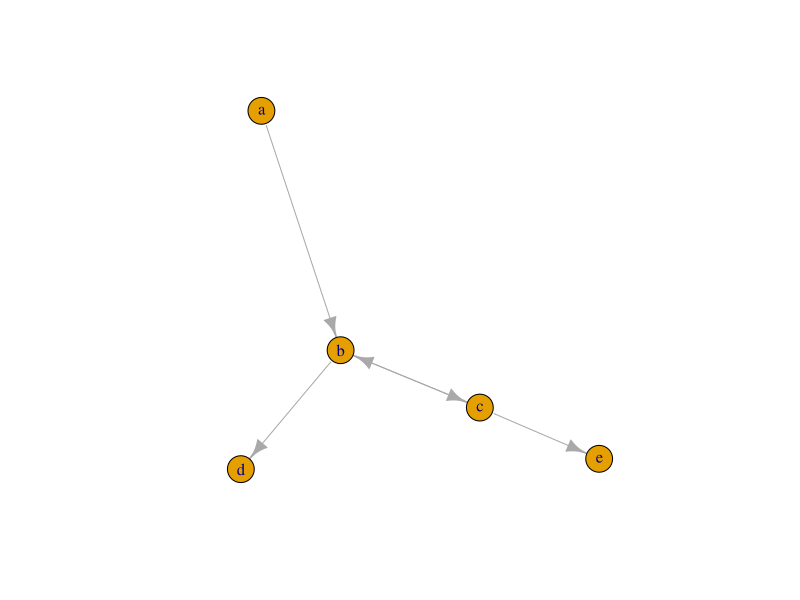

Recreate this plot in R.
## ---- chunk 1
library(igraph)
## ---- chunk 2
g <- make_empty_graph(directed = T) +
  vertices(c('a', 'b', 'c', 'd', 'e'),
           type = "letter",
           order = c(1, 2, 3, 4, 5)) +
  edges(c('a', 'b',
          'b', 'c',
          'b', 'd',
          'c', 'b',
          'c', 'e'),
        type = "distance",
        weight = c(1, 1, 2, 1, 2))
## ---- chunk 3
g
## ---- chunk 4
set.seed(1234)
plot(g)
## ---- chunk 5
src <- c('a', 'b', 'b', 'c', 'c')
tgt <- c('b', 'c', 'd', 'b', 'e')
wgt <- c(1, 1, 2, 1, 2)
matData <- matrix(0, nrow = 5, ncol = 5, dimnames = list(letters[1:5], letters[1:5]))

sapply(seq_along(src), function(i){
  matData[src[i], tgt[i]] <<- wgt[i]
})

matData

g <- graph_from_adjacency_matrix(matData, mode = 'directed', weighted = 'distance') 

g
## ---- chunk 6
as_adjacency_matrix(g)
as_adjacency_matrix(g, attr = 'distance')
## ---- chunk 7
node_list <- data.frame(
  name = c('a', 'b', 'c', 'd', 'e'),
  type = "letter",
  order = c(1, 2, 3, 4, 5)
)

edge_list <- data.frame(
  source = c('a', 'b', 'b', 'c', 'c'),
  target = c('b', 'c', 'd', 'b', 'e'),
  type = 'distance',
  weight = c(1, 1, 2, 1, 2)
)
g <- graph_from_data_frame(d = edge_list, 
                           directed = T,
                           vertices = node_list)
## ---- chunk 8
g
## ---- chunk 9
as_data_frame(g, 'both')
## ---- chunk 10
V(g)
## ---- chunk 11
V(g)[3]
## ---- chunk 12
V(g)['c']
## ---- chunk 13
V(g)[['c']]
## ---- chunk 14
V(g)['c']$order 
## ---- chunk 15
V(g)['c']$order <- 1

#vcount provides the number of vertices in a graph
V(g)[[1:vcount(g)]]
## ---- chunk 16
V(g)[[c('c', 'e')]]
## ---- chunk 17
V(g)[[order == 1]]
## ---- chunk 18
ab <- V(g)[[c('a', 'b')]]
de <- V(g)[[c('d', 'e')]]
c(ab, de)
## ---- chunk 19
E(g)[weight == 2]
## ---- chunk 20
E(g)[[weight == 2]]
## ---- chunk 21
E(g)[weight == 2]$weight <- -20000

#ecount() provides the number of edges in a graph
E(g)[[1:ecount(g)]]
## ---- chunk 22
E(g)['a' %--% 'b']
## ---- chunk 23
E(g)['c' %<-% 'b']
## ---- chunk 24
#you don't need to now the specific name of the vertices
E(g)['b' %->% V(g)]
## ---- chunk 25
b <- E(g)['b' %->% V(g)]
c <- E(g)['c' %->% V(g)]
c(b, c)
## ---- chunk 26
abc_sub <- induced_subgraph(g, c('a', 'b', 'c'))
abc_sub
## ---- chunk 27
b_sub <- subgraph.edges(g, E(g)["b" %--% V(g)])
b_sub
## ---- chunk 28
E(g)[V(b_sub)['b']$name %--% V(abc_sub)$name]
